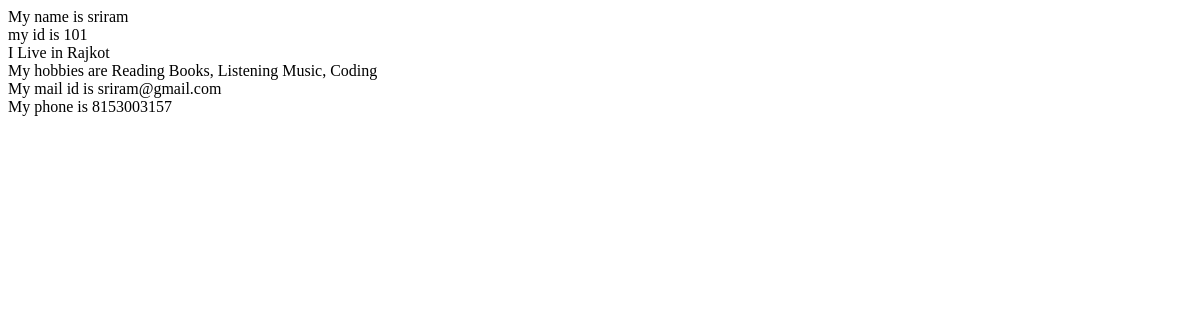
Before: /app1/stud/101/ with the older database file.
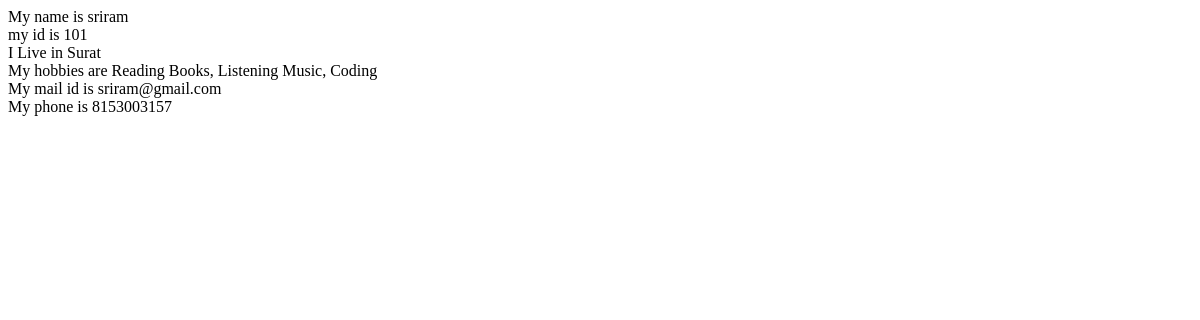
After: the same page with the newer database file.
### app1/models.py (models this page shows, shortened)
class student_data(models.Model):
    uid = models.IntegerField()
    name = models.CharField(max_length=25)
    mail = models.EmailField(max_length=30)
    phone = models.CharField(max_length=10)
    link = models.URLField(max_length=100,blank=True)
    add1 = models.CharField(max_length=50,blank=True)
    add2 = models.CharField(max_length=50,blank=True)
    city = models.CharField(max_length=10)
    GENDER_CHOICES = [('M','Male'),('F','Female')]
    gender = models.CharField(max_length=1,choices=GENDER_CHOICES,default='M')
    hobby1 = models.BooleanField('reading_books',default=False)
    hobby2 = models.BooleanField('travelling',default=False)
    hobby3 = models.BooleanField('listening_music',default=False)
    hobby4 = models.BooleanField('coding',default=False)
    hobby5 = models.BooleanField('sports',default=False)

### app1/views.py (the view)
# urls.py: path('stud/<int:my_id>/',views.show_data,name='std_detail')
def show_data(request,my_id=0):
    std_detail = student_data.objects.all()
    for std in std_detail:
        if std.uid == my_id:
            hby_list = []
            if std.hobby1 == True:
                hby_list.append('Reading Books')
            if std.hobby2 == True:
                hby_list.append('Travelling')
            if std.hobby3 == True:
                hby_list.append('Listening Music')
            if std.hobby4 == True:
                hby_list.append('Coding')
            if std.hobby5 == True:
                hby_list.append('Sports')
            while True:
                if len(hby_list) < 3:
                    hby_list.append('')
                else:
                    break
            bio_details = {
                'name':std.name,
                'city':std.city,
                'hobby1':hby_list[0],
                'hobby2':hby_list[1],
                'hobby3':hby_list[2],
                'id':my_id,
                'mail_id':std.mail,
                'phone':std.phone,
                }
            return render(request,'app2_templates/template_2.html',bio_details)

### app2/templates/app2_templates/template_2.html (shortened to what this page needs)
<html>
    <head>
    </head>
    <body>
        <div align="left">My name is {{name}}</div>
        <div align="left">my id is {{id}}</div>
        <div align="left">I Live in {{city}}</div>
        <div align="left">My hobbies are {{hobby1}}, {{hobby2}}, {{hobby3}}</div>
        <div align="left">My mail id is {{mail_id}}</div>
        <div align="left">My phone is {{phone}}</div>
    </body>
</html>

Changed rows visible on the page:
changed student_data "sriram": city "Rajkot" → "Surat"
